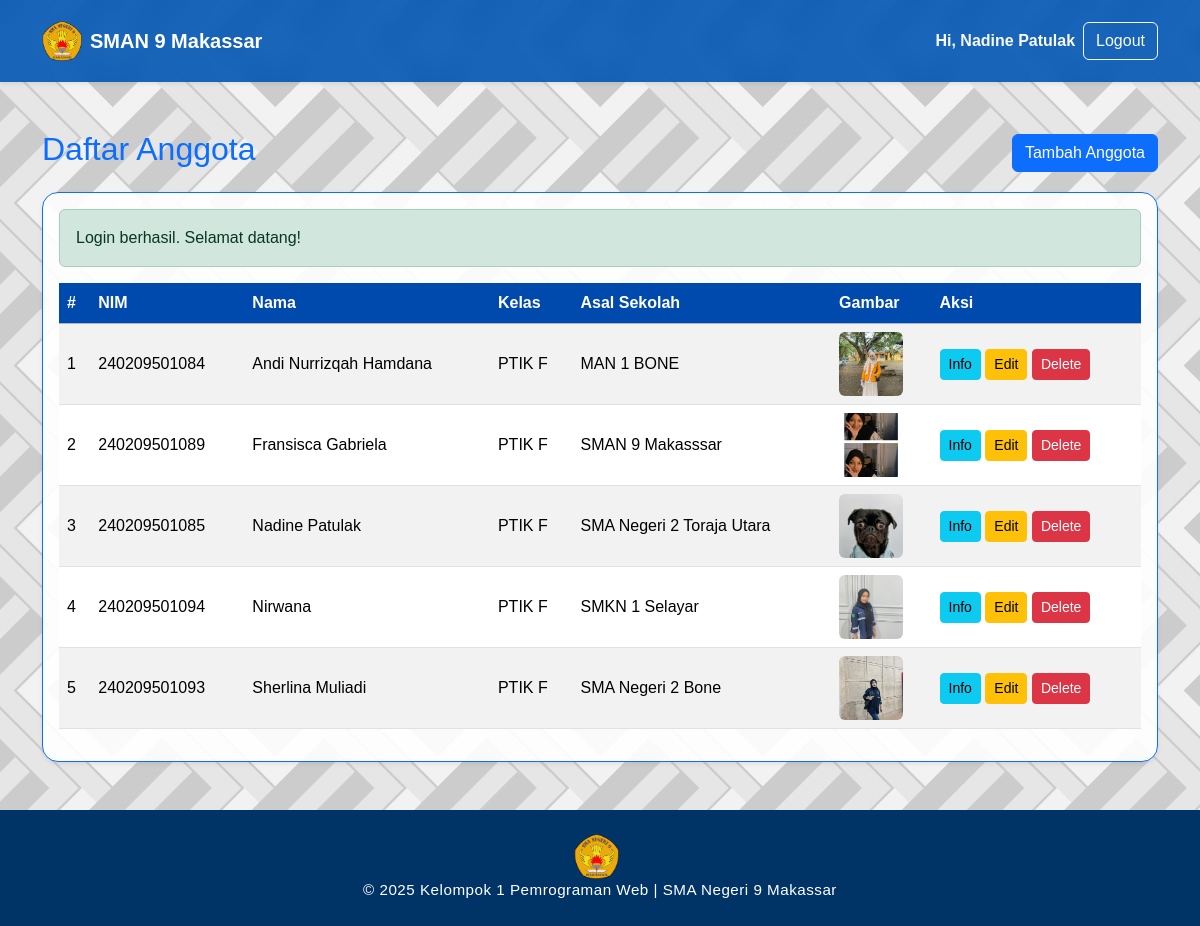
Page /admin/user/index.php (signed in) on the committed database.
### tables this page shows
CREATE TABLE `anggota` (
  `nim` varchar(12) NOT NULL,
  `nama` varchar(50) NOT NULL,
  `kelas` varchar(10) NOT NULL,
  `alamat` varchar(50) NOT NULL,
  `asal_sekolah` varchar(50) NOT NULL,
  `motto` varchar(50) NOT NULL,
  `pengalaman` text NOT NULL,
  `gambar` varchar(255) DEFAULT NULL
);

### includes/config.php (called while the page is built)
<?php
$base_url = "http://" . $_SERVER['HTTP_HOST'] . "/klp1pemrogweb/";

### admin/user/index.php (the view, shortened to what this page needs)
<?php
require_once("../../includes/config.php");
require("../../includes/db_connect.php");
require("../../includes/header.php");
require("../../includes/admin_navbar.php");
?>
<div id="page" class="d-flex flex-column min-vh-100">
  <main class="flex-fill d-flex justify-content-center align-items-center">
    <div class="container my-5">
      <div class="d-flex justify-content-between align-items-center mb-3">
        <h2 class="text-primary">Daftar Anggota</h2>
        <a href="create.php" class="btn btn-primary">Tambah Anggota</a>
      </div>
      <div class="card border-primary shadow-sm">
        <div class="card-body">
          <?php if (!empty($_SESSION['flash']['success'])): ?>
            <div class="alert alert-success"><?= htmlspecialchars($_SESSION['flash']['success']); unset($_SESSION['flash']['success']); ?></div>
          <?php endif; ?>
          <div class="table-responsive">
            <table class="table table-striped table-hover">
              <thead class="table-primary">
                <tr>
                  <th>#</th>
                  <th>NIM</th>
                  <th>Nama</th>
                  <th>Kelas</th>
                  <th>Asal Sekolah</th>
                  <th>Gambar</th>
                  <th>Aksi</th>
                </tr>
              </thead>
              <tbody>
                <?php
                $q = "SELECT nim, nama, kelas, asal_sekolah, gambar FROM anggota ORDER BY nama";
                $res = $mysqli->query($q);
                $no = 1;
                while ($row = $res->fetch_assoc()):
                ?>
                <tr>
                  <td><?= $no++ ?></td>
                  <td><?= htmlspecialchars($row['nim']) ?></td>
                  <td><?= htmlspecialchars($row['nama']) ?></td>
                  <td><?= htmlspecialchars($row['kelas']) ?></td>
                  <td><?= htmlspecialchars($row['asal_sekolah']) ?></td>
                  <td>
                    <?php if (!empty($row['gambar']) && file_exists('../../assets/images/mahasiswa/' . $row['gambar'])): ?>
                      <img src="<?= $base_url ?>/assets/images/mahasiswa/<?= htmlspecialchars($row['gambar']) ?>" alt="foto" style="width:64px; height:64px; object-fit:cover; border-radius:6px;">
                    <?php else: ?>
                      <span class="text-muted small">-</span>
                    <?php endif; ?>
                  </td>
                  <td>
                    <a href="info.php?nim=<?= urlencode($row['nim']) ?>" class="btn btn-sm btn-info">Info</a>
                    <a href="edit.php?nim=<?= urlencode($row['nim']) ?>" class="btn btn-sm btn-warning">Edit</a>
                    <a href="delete.php?nim=<?= urlencode($row['nim']) ?>" class="btn btn-sm btn-danger" onclick="return confirm('Hapus anggota ini?')">Delete</a>
                  </td>
                </tr>
                <?php endwhile; ?>
              </tbody>
            </table>
          </div>
        </div>
      </div>
    </div>
  </main>
<?php require_once("../../includes/footer.php"); ?>

### includes/admin_navbar.php (shortened to what this page needs)
<?php
$nama_user = null;
if (!empty($_SESSION['user']['nim'])) {
  $nim = $_SESSION['user']['nim'];
  $stmt = $mysqli->prepare("SELECT nama FROM anggota WHERE nim = ?");
  $stmt->bind_param("s", $nim);
  $stmt->execute();
  $stmt->bind_result($nama_user);
}
?>
<nav class="navbar navbar-expand-lg navbar-dark bg-primary shadow-sm py-3">
  <div class="container">
    <a class="navbar-brand d-flex align-items-center" href="<?= $base_url ?>">
      <img
        src="<?= $base_url ?>assets/images/lainnya/lambang.png"
        width="40"
        alt="logo"
        class="me-2"
      />
      <span class="fw-bold">SMAN 9 Makassar</span>
    </a>
    <div class="collapse navbar-collapse" id="mainNav">
      <ul class="navbar-nav ms-auto fw-semibold d-flex align-items-center">
      <?php if (!empty($_SESSION['user']['nim'])): ?>
        <li class="nav-item">
          <span class="me-2 text-light">Hi, <?= htmlspecialchars($nama_user ?? $_SESSION['user']['nim']) ?></span>
        </li>
        <li class="nav-item">
          <a href="/klp1pemrogweb/model/logout.php" type="button" class="btn btn-outline-light ">Logout</a>
        </li>
      <?php endif; ?>
      </ul>
    </div>
  </div>
</nav>

### assets/css/style.css (style rules this page uses)
body { background: url("../images/bg/bg.jpg") repeat center center fixed; transition: background-color 0.5s ease, color 0.5s ease; background-size: auto; font-family: "Poppins", sans-serif; color: #212529; scroll-behavior: smooth; }
html, body { height: 100%; }
.navbar { backdrop-filter: blur(8px); background-color: rgba(0, 86, 179, 0.9) !important; }
#page { min-height: 100vh; display: flex; flex-direction: column; }
main { flex: 1 0 auto; }
.fade-in { opacity: 0; transform: translateY(20px); transition: all 0.8s ease; }
.fade-in.show { opacity: 1; transform: translateY(0); }
.table th { background-color: #004aad; color: white; }
.table td { vertical-align: middle; }
.card-custom, .card { background-color: rgba(255, 255, 255, 0.9); border-radius: 16px; transition: all 0.3s ease; }
.card img { border-radius: 12px; }

### rows in the picture
anggota: nama "Nadine Patulak", nim "240209501085", kelas "PTIK F", asal_sekolah "SMA Negeri 2 Toraja Utara", gambar (picture)
anggota: nim "240209501084", nama "Andi Nurrizqah Hamdana", kelas "PTIK F", asal_sekolah "MAN 1 BONE", gambar (picture)
anggota: nim "240209501089", nama "Fransisca Gabriela", kelas "PTIK F", asal_sekolah "SMAN 9 Makasssar", gambar (picture)
anggota: nim "240209501094", nama "Nirwana", kelas "PTIK F", asal_sekolah "SMKN 1 Selayar", gambar (picture)
anggota: nim "240209501093", nama "Sherlina Muliadi", kelas "PTIK F", asal_sekolah "SMA Negeri 2 Bone", gambar (picture)

### other values in the picture
$_SESSION['flash']['success'] "Login berhasil. Selamat datang!"
